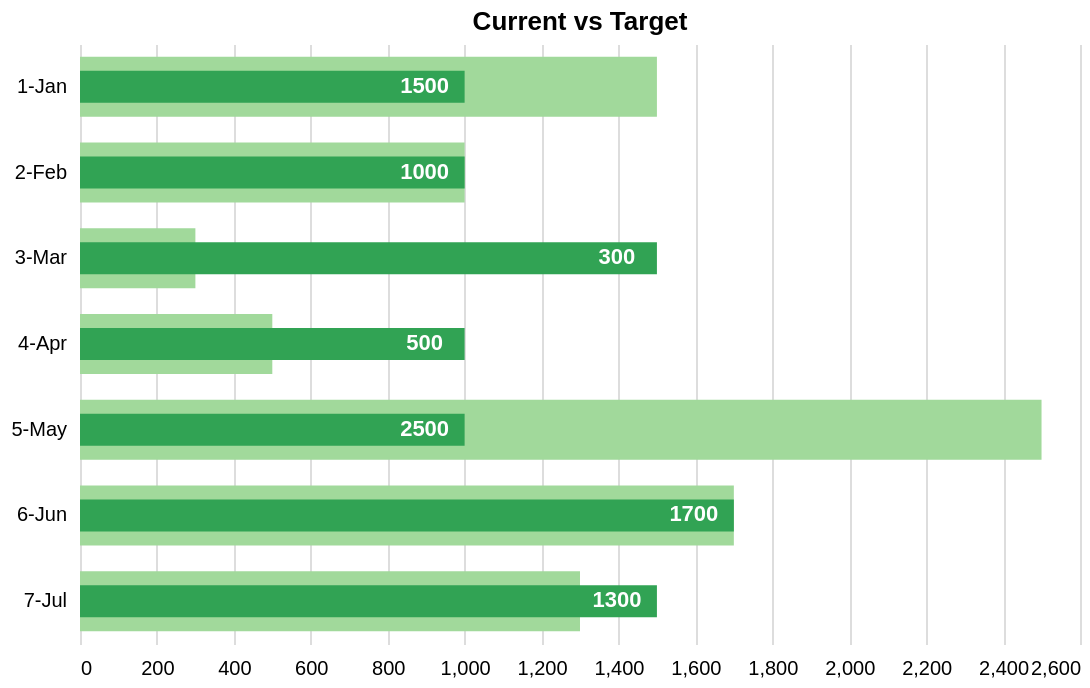

Write a Vega-Lite specification for this figure.
### Vega-Lite specification from a JSON file in a GitHub repository (floating-point values rounded to 4 significant figures)
{"$schema": "https://vega.github.io/schema/vega-lite/v2.json", "title": "Current vs Target", "width": 500, "height": 300, "data": {"values": [{"current": 1500, "target": 1000, "date": "1-Jan"}, {"current": 1000, "target": 1000, "date": "2-Feb"}, {"current": 300, "target": 1500, "date": "3-Mar"}, {"current": 500, "target": 1000, "date": "4-Apr"}, {"current": 2500, "target": 1000, "date": "5-May"}, {"current": 1700, "target": 1700, "date": "6-Jun"}, {"current": 1300, "target": 1500, "date": "7-Jul"}]}, "layer": [{"mark": {"type": "bar", "fill": "#a1d99b"}, "encoding": {"y": {"field": "date", "type": "nominal", "scale": {"paddingInner": 0.3}, "axis": {"title": ""}}, "x": {"field": "current", "type": "quantitative", "axis": {"title": ""}}}}, {"mark": {"type": "rule", "strokeWidth": 16}, "encoding": {"x": {"field": "target", "type": "quantitative", "axis": {"title": ""}}, "y": {"field": "date", "type": "nominal", "scale": {"zero": false}}, "color": {"value": "#31a354"}}}, {"mark": {"type": "text", "align": "center", "baseline": "middle", "dx": -20, "color": "#fff", "fontWeight": 600}, "encoding": {"y": {"field": "date", "type": "nominal"}, "x": {"field": "target", "type": "quantitative"}, "text": {"field": "current", "type": "quantitative"}}}], "config": {"axis": {"ticks": false, "domain": false, "labelPadding": 7}, "view": {"strokeWidth": 0}}}
